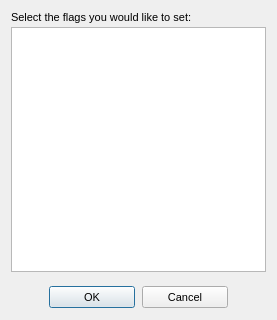
<?xml version="1.0"?>
<ui version="4.0">
  <class>DallasFlagDialog</class>
  <widget class="QDialog" name="IDD_DALLAS_FLAG_DIALOG">
    <property name="geometry">
      <rect>
        <x>0</x>
        <y>0</y>
        <width>277</width>
        <height>320</height>
      </rect>
    </property>
    <property name="windowTitle">
      <string>Flag Selection Prompt</string>
    </property>
    <property name="font">
      <font>
        <family>Liberation Sans</family>
        <pointsize>8</pointsize>
        <bold>false</bold>
        <italic>false</italic>
      </font>
    </property>
    <property name="enabled">
      <bool>true</bool>
    </property>
    <property name="windowFlags">
      <set>Qt::Dialog|Qt::WindowCloseButtonHint</set>
    </property>
    <property name="minimumSize">
      <size>
        <width>277</width>
        <height>320</height>
      </size>
    </property>
    <property name="maximumSize">
      <size>
        <width>277</width>
        <height>320</height>
      </size>
    </property>
    <widget class="QLabel" name="IDC_FLAG_PROMPT_STATIC">
      <property name="geometry">
        <rect>
          <x>11</x>
          <y>11</y>
          <width>255</width>
          <height>13</height>
        </rect>
      </property>
      <property name="text">
        <string>Select the flags you would like to set:</string>
      </property>
      <property name="visible">
        <bool>true</bool>
      </property>
      <property name="enabled">
        <bool>true</bool>
      </property>
      <property name="alignment">
        <set>Qt::AlignLeft</set>
      </property>
    </widget>
    <widget class="QListWidget" name="IDC_FLAG_LIST">
      <property name="geometry">
        <rect>
          <x>11</x>
          <y>27</y>
          <width>255</width>
          <height>245</height>
        </rect>
      </property>
      <property name="visible">
        <bool>true</bool>
      </property>
      <property name="enabled">
        <bool>true</bool>
      </property>
      <property name="selectionMode">
        <enum>QAbstractItemView::SingleSelection</enum>
      </property>
    </widget>
    <widget class="QPushButton" name="IDOK">
      <property name="geometry">
        <rect>
          <x>49</x>
          <y>286</y>
          <width>86</width>
          <height>22</height>
        </rect>
      </property>
      <property name="text">
        <string>OK</string>
      </property>
      <property name="visible">
        <bool>true</bool>
      </property>
      <property name="enabled">
        <bool>true</bool>
      </property>
      <property name="default">
        <bool>true</bool>
      </property>
      <property name="autoDefault">
        <bool>true</bool>
      </property>
    </widget>
    <widget class="QPushButton" name="IDCANCEL">
      <property name="geometry">
        <rect>
          <x>142</x>
          <y>286</y>
          <width>86</width>
          <height>22</height>
        </rect>
      </property>
      <property name="text">
        <string>Cancel</string>
      </property>
      <property name="visible">
        <bool>true</bool>
      </property>
      <property name="enabled">
        <bool>true</bool>
      </property>
      <property name="default">
        <bool>false</bool>
      </property>
      <property name="autoDefault">
        <bool>false</bool>
      </property>
    </widget>
  </widget>
</ui>
